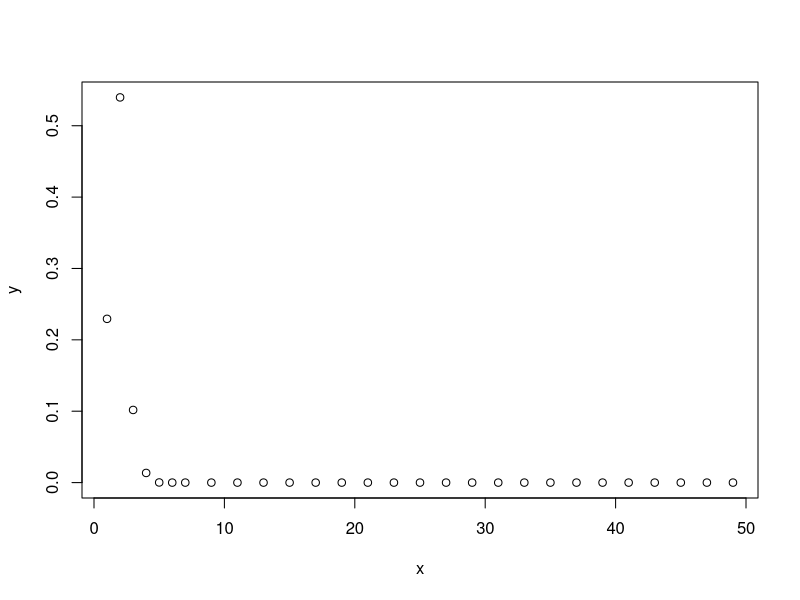
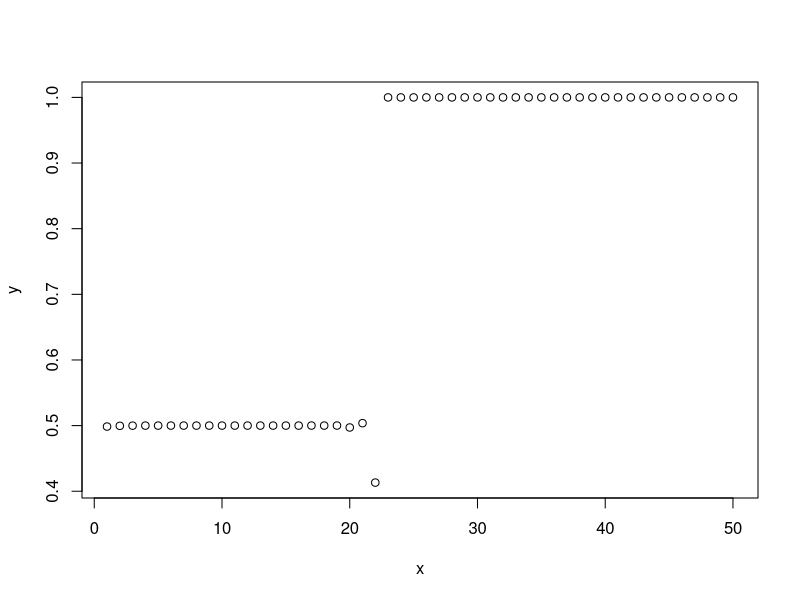
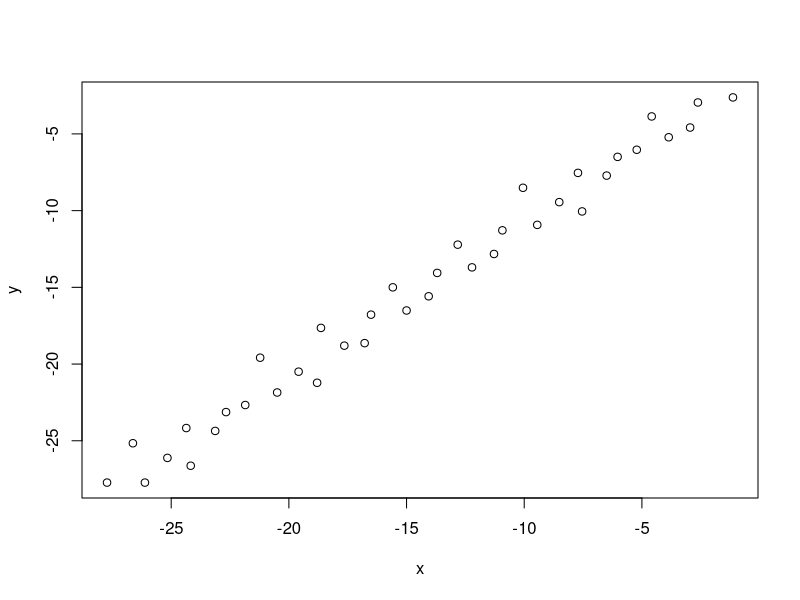

The R source for these figures, in order:
## ---- chunk 1
log(10^8)/log(2)
## ---- chunk 2
f = function(x){
  return((cos(x))^2+sin(x)-1)
}
bisect = function(f,interval,tol=0.5*10^-10,max.its=40){
  history = rep(NA, max.its) 
  # Insert some code here
  a<-interval[1]
  b<-interval[2]
  if(f(a)*f(b)<0) {
    while((b-a)/2>tol | max.its>0){
      c=(b+a)/2
      max.its <- max.its-1
      if(f(c)==0){
        break
      } 
      if(f(c)*f(b)<0) {a<-c} 
      if(f(c)*f(a)<0) {b<-c}
      root=c
      history=c(history,c)
    }
  } else{
    stop("f(a)f(b)<0 not satisfied")
  }
  return(list(root=root,history=history[!is.na(history)]))
}
options(digits = 10) 
interval <- c(2.5,3.5)
out=bisect(f,interval,0.5e-8)
print(out$root)
print(out$history)
## ---- chunk 3
newton=function(x,its){
  res=x
  while (its>0) {
    x<-x-((cos(x))^2+sin(x)-1)/(-sin(2*x)+cos(x))
    res=c(res,x)
    its<-its-1
  }
  return(res)
}
x<-4.25
e<-abs((newton(x,50)-pi))

x=1
y=e[2]/e[1]
for (i in 2:49) {
  x=c(x,i)
  y=c(y,e[i+1]/e[i])
}
plot(x,y)
## ---- chunk 4
x<-1.5
e<-abs((newton(x,50)-pi/2))
x=1
y=e[2]/e[1]

for (i in 2:50) {
  x=c(x,i)
  y=c(y,e[i+1]/e[i])
}
plot(x,y)
## ---- chunk 5
f=function(x){
  A<-cbind(c(1,4,7,x),c(2,5,x,10),c(3,x,8,11),c(x,6,9,12))
  return(det(A)-1000)
}
options(digits = 8) 
interval <- c(9,10)
out=bisect(f,interval)
print(out$root)
print(out$history)
## ---- chunk 6
x<-9.708299
f(x)+1000 # corresponding determinant 
f(x)
## ---- chunk 7
options(digits = 9) 
interval <- c(-18,-17)
out=bisect(f,interval)
print(out$root)
print(out$history)
## ---- chunk 8
x<--17.188498
f(x)+1000 # corresponding determinant 
f(x)
## ---- chunk 9
require(Matrix)
A=Hilbert(5)

f=function(x){
  A[1,1]<-x
  return(det(A-pi*diag(1,5,5)))
}
options(digits = 7) 
interval <- c(0,10)
out=bisect(f,interval)
print(out$root)
print(out$history)

A[1,1]<-2.948011
max(eigen(A)$values)
## ---- chunk 10
my.sqrt=function(x){
  f=function(t){
    return(t^2-x)
  }
  return(bisect(f,c(0,10))$root)
}

my.sqrt(1)
my.sqrt(4)
my.sqrt(9)
my.sqrt(16)
## ---- chunk 11
f=function(r){
  return((r^3*(2*r^2+5*0.1^2))/(2*(r^2+0.1^2)^(5/2))-0.9)
}
options(digits=10)
out=bisect(f,c(0,1))
out
## ---- chunk 12
10*log(10)/log(2)
## ---- chunk 13
options(digits=15)
(rout=bisect(f,c(0,1))$root)
## ---- chunk 14
(e<-(abs(out$history-rout)))
## ---- chunk 15
x=log(e[1])
y=log(e[2])
for (i in 2:(length(e)-2)) {
  x=c(x,log(e[i]))
  y=c(y,log(e[i+1]))
}
plot(x,y,lm=TRUE)
lm(y~x)
